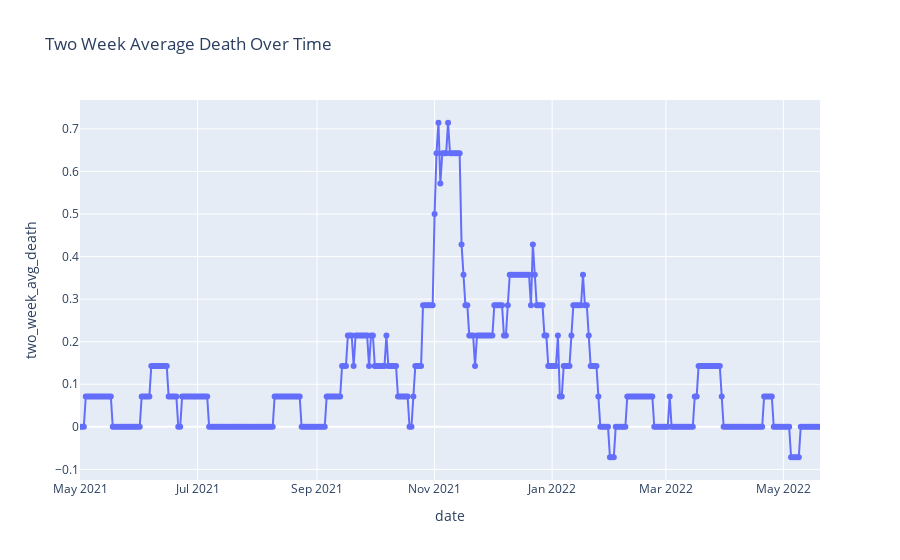

Notebook code for this chart:
### Code cell
# Create an interactive line plot

# since I found that teller county contains the rows with 0.642... mvg avg deaths, plot this county

fig = px.line(df_plot, x='date', y='two_week_avg_death', title='Two Week Average Death Over Time')

# Set the date range for the x-axis
fig.update_xaxes(range=['2021-05-01', '2022-05-20'])

# Customize hover data
fig.update_traces(mode='lines+markers', hoverinfo='text+name', text=df_plot['date'].dt.strftime('%Y-%m-%d'))

# Show the plot
fig.show()

### Figure 1 — Plotly figure (JSON) as saved in the notebook; plotly's stock layout.template omitted (floating-point values rounded to 4 significant figures; data arrays with more than 128 entries replaced by an {"elided": "..."} marker saying what was removed)
{"data": [{"hoverinfo": "text+name", "hovertemplate": "date=%{x}<br>two_week_avg_death=%{y}<extra></extra>", "legendgroup": "", "line": {"color": "#636efa", "dash": "solid"}, "marker": {"symbol": "circle"}, "mode": "lines+markers", "name": "", "orientation": "v", "showlegend": false, "text": {"elided": "991 str values"}, "type": "scatter", "x": {"elided": "991 str values"}, "xaxis": "x", "y": {"elided": "991 float values"}, "yaxis": "y"}], "layout": {"autosize": true, "legend": {"tracegroupgap": 0}, "title": {"text": "Two Week Average Death Over Time"}, "xaxis": {"anchor": "y", "domain": [0, 1], "range": ["2021-05-01", "2022-05-20"], "title": {"text": "date"}, "type": "date"}, "yaxis": {"anchor": "x", "autorange": true, "domain": [0, 1], "range": [-0.1363, 0.7791], "title": {"text": "two_week_avg_death"}, "type": "linear"}}}
